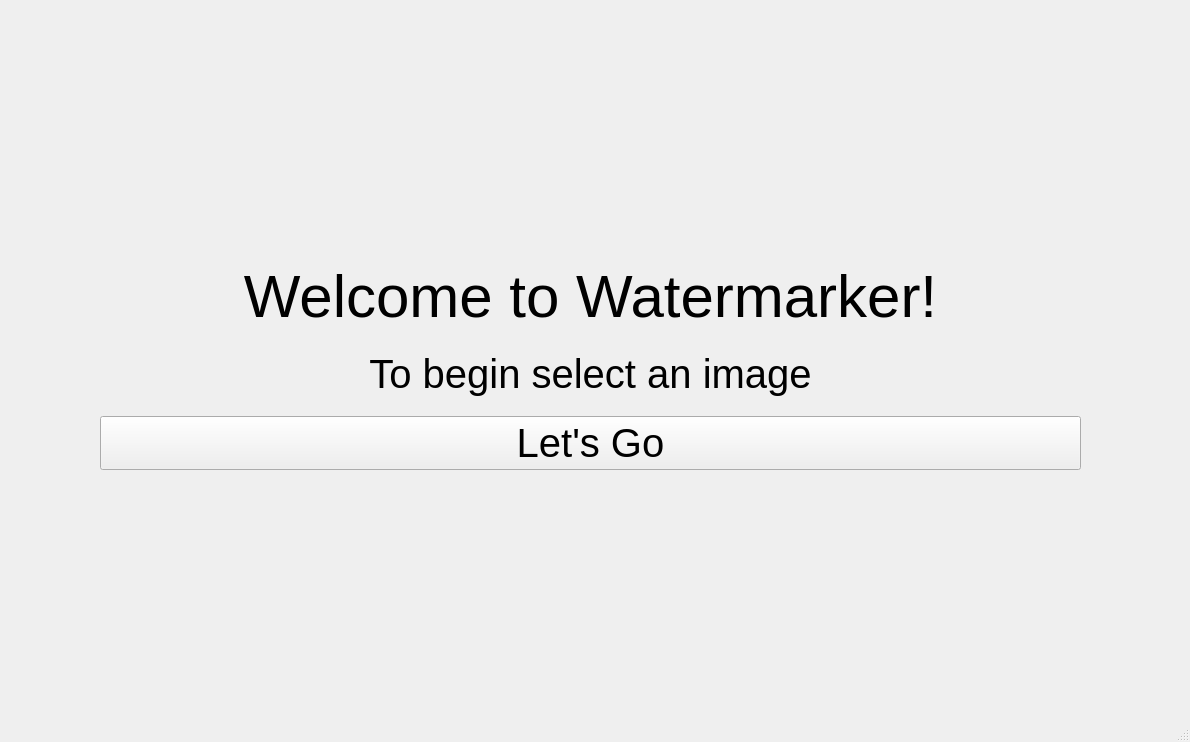
<?xml version="1.0" encoding="UTF-8"?>
<ui version="4.0">
 <class>MainWindow</class>
 <widget class="QMainWindow" name="MainWindow">
  <property name="geometry">
   <rect>
    <x>0</x>
    <y>0</y>
    <width>1190</width>
    <height>742</height>
   </rect>
  </property>
  <property name="windowTitle">
   <string>MainWindow</string>
  </property>
  <widget class="QWidget" name="centralwidget">
   <widget class="QStackedWidget" name="stackedWidget">
    <property name="geometry">
     <rect>
      <x>30</x>
      <y>10</y>
      <width>1151</width>
      <height>711</height>
     </rect>
    </property>
    <property name="currentIndex">
     <number>0</number>
    </property>
    <widget class="QWidget" name="page">
     <widget class="QWidget" name="layoutWidget">
      <property name="geometry">
       <rect>
        <x>70</x>
        <y>250</y>
        <width>981</width>
        <height>210</height>
       </rect>
      </property>
      <layout class="QVBoxLayout" name="verticalLayout_2">
       <item>
        <widget class="QLabel" name="label1_2">
         <property name="font">
          <font>
           <pointsize>45</pointsize>
          </font>
         </property>
         <property name="text">
          <string>Welcome to Watermarker!</string>
         </property>
         <property name="textFormat">
          <enum>Qt::PlainText</enum>
         </property>
         <property name="alignment">
          <set>Qt::AlignCenter</set>
         </property>
        </widget>
       </item>
       <item>
        <widget class="QLabel" name="label2_2">
         <property name="font">
          <font>
           <pointsize>30</pointsize>
          </font>
         </property>
         <property name="text">
          <string>To begin select an image</string>
         </property>
         <property name="textFormat">
          <enum>Qt::PlainText</enum>
         </property>
         <property name="alignment">
          <set>Qt::AlignCenter</set>
         </property>
        </widget>
       </item>
       <item>
        <widget class="QPushButton" name="Button1_2">
         <property name="font">
          <font>
           <pointsize>30</pointsize>
          </font>
         </property>
         <property name="text">
          <string>Let's Go</string>
         </property>
        </widget>
       </item>
      </layout>
     </widget>
    </widget>
    <widget class="QWidget" name="page_2">
     <widget class="QPushButton" name="commit_btn">
      <property name="geometry">
       <rect>
        <x>660</x>
        <y>650</y>
        <width>261</width>
        <height>31</height>
       </rect>
      </property>
      <property name="text">
       <string>Apply Changes</string>
      </property>
     </widget>
     <widget class="QLabel" name="label_2">
      <property name="geometry">
       <rect>
        <x>970</x>
        <y>190</y>
        <width>151</width>
        <height>31</height>
       </rect>
      </property>
      <property name="font">
       <font>
        <pointsize>16</pointsize>
       </font>
      </property>
      <property name="text">
       <string>Opacity</string>
      </property>
     </widget>
     <widget class="QLabel" name="label">
      <property name="geometry">
       <rect>
        <x>0</x>
        <y>0</y>
        <width>921</width>
        <height>641</height>
       </rect>
      </property>
      <property name="cursor">
       <cursorShape>CrossCursor</cursorShape>
      </property>
      <property name="mouseTracking">
       <bool>false</bool>
      </property>
      <property name="tabletTracking">
       <bool>false</bool>
      </property>
      <property name="text">
       <string>TextLabel</string>
      </property>
     </widget>
     <widget class="QPushButton" name="pushButton_2">
      <property name="geometry">
       <rect>
        <x>0</x>
        <y>650</y>
        <width>261</width>
        <height>31</height>
       </rect>
      </property>
      <property name="text">
       <string>Back</string>
      </property>
     </widget>
     <widget class="Line" name="line_2">
      <property name="geometry">
       <rect>
        <x>970</x>
        <y>80</y>
        <width>161</width>
        <height>20</height>
       </rect>
      </property>
      <property name="orientation">
       <enum>Qt::Horizontal</enum>
      </property>
     </widget>
     <widget class="QDial" name="dial">
      <property name="geometry">
       <rect>
        <x>1010</x>
        <y>220</y>
        <width>81</width>
        <height>81</height>
       </rect>
      </property>
     </widget>
     <widget class="Line" name="line">
      <property name="geometry">
       <rect>
        <x>920</x>
        <y>-10</y>
        <width>61</width>
        <height>711</height>
       </rect>
      </property>
      <property name="orientation">
       <enum>Qt::Vertical</enum>
      </property>
     </widget>
     <widget class="QLabel" name="label_3">
      <property name="geometry">
       <rect>
        <x>970</x>
        <y>10</y>
        <width>151</width>
        <height>31</height>
       </rect>
      </property>
      <property name="font">
       <font>
        <pointsize>16</pointsize>
       </font>
      </property>
      <property name="text">
       <string>Text</string>
      </property>
     </widget>
     <widget class="QLineEdit" name="lineEdit">
      <property name="geometry">
       <rect>
        <x>970</x>
        <y>50</y>
        <width>161</width>
        <height>22</height>
       </rect>
      </property>
      <property name="inputMask">
       <string/>
      </property>
      <property name="text">
       <string/>
      </property>
      <property name="placeholderText">
       <string>Write your text here</string>
      </property>
     </widget>
     <widget class="Line" name="line_3">
      <property name="geometry">
       <rect>
        <x>970</x>
        <y>180</y>
        <width>161</width>
        <height>20</height>
       </rect>
      </property>
      <property name="orientation">
       <enum>Qt::Horizontal</enum>
      </property>
     </widget>
     <widget class="QLabel" name="label_4">
      <property name="geometry">
       <rect>
        <x>970</x>
        <y>100</y>
        <width>161</width>
        <height>31</height>
       </rect>
      </property>
      <property name="font">
       <font>
        <pointsize>16</pointsize>
       </font>
      </property>
      <property name="text">
       <string>Color</string>
      </property>
     </widget>
     <widget class="QGraphicsView" name="graphicsView">
      <property name="geometry">
       <rect>
        <x>1090</x>
        <y>140</y>
        <width>41</width>
        <height>31</height>
       </rect>
      </property>
      <property name="styleSheet">
       <string notr="true">background-color:black</string>
      </property>
     </widget>
     <widget class="QPushButton" name="color_btn">
      <property name="geometry">
       <rect>
        <x>970</x>
        <y>140</y>
        <width>101</width>
        <height>31</height>
       </rect>
      </property>
      <property name="text">
       <string>Select Color</string>
      </property>
     </widget>
     <widget class="QSpinBox" name="opacity_box">
      <property name="geometry">
       <rect>
        <x>970</x>
        <y>300</y>
        <width>161</width>
        <height>22</height>
       </rect>
      </property>
     </widget>
     <widget class="Line" name="line_4">
      <property name="geometry">
       <rect>
        <x>970</x>
        <y>330</y>
        <width>161</width>
        <height>20</height>
       </rect>
      </property>
      <property name="orientation">
       <enum>Qt::Horizontal</enum>
      </property>
     </widget>
     <widget class="QLabel" name="font_label">
      <property name="geometry">
       <rect>
        <x>970</x>
        <y>340</y>
        <width>151</width>
        <height>31</height>
       </rect>
      </property>
      <property name="font">
       <font>
        <pointsize>16</pointsize>
       </font>
      </property>
      <property name="text">
       <string>Font</string>
      </property>
     </widget>
     <widget class="QPushButton" name="font_button">
      <property name="geometry">
       <rect>
        <x>970</x>
        <y>380</y>
        <width>151</width>
        <height>24</height>
       </rect>
      </property>
      <property name="text">
       <string>Select System Font</string>
      </property>
     </widget>
     <widget class="QPushButton" name="Custom_font_btn">
      <property name="geometry">
       <rect>
        <x>970</x>
        <y>430</y>
        <width>151</width>
        <height>24</height>
       </rect>
      </property>
      <property name="text">
       <string>Select Custom font</string>
      </property>
     </widget>
     <widget class="QRadioButton" name="radio_sys_font">
      <property name="geometry">
       <rect>
        <x>1130</x>
        <y>380</y>
        <width>20</width>
        <height>20</height>
       </rect>
      </property>
      <property name="text">
       <string/>
      </property>
     </widget>
     <widget class="QRadioButton" name="radio_custom_font">
      <property name="geometry">
       <rect>
        <x>1130</x>
        <y>430</y>
        <width>20</width>
        <height>20</height>
       </rect>
      </property>
      <property name="text">
       <string/>
      </property>
     </widget>
     <widget class="QSpinBox" name="custom_font_size">
      <property name="geometry">
       <rect>
        <x>1080</x>
        <y>460</y>
        <width>41</width>
        <height>22</height>
       </rect>
      </property>
     </widget>
     <widget class="QLabel" name="label_5">
      <property name="geometry">
       <rect>
        <x>970</x>
        <y>460</y>
        <width>111</width>
        <height>21</height>
       </rect>
      </property>
      <property name="font">
       <font>
        <pointsize>9</pointsize>
       </font>
      </property>
      <property name="text">
       <string>Custom Font Size</string>
      </property>
     </widget>
     <widget class="QGroupBox" name="groupBox">
      <property name="geometry">
       <rect>
        <x>970</x>
        <y>410</y>
        <width>181</width>
        <height>81</height>
       </rect>
      </property>
      <property name="title">
       <string>Custom Font</string>
      </property>
     </widget>
     <widget class="QPushButton" name="Renderbutton">
      <property name="geometry">
       <rect>
        <x>970</x>
        <y>650</y>
        <width>151</width>
        <height>31</height>
       </rect>
      </property>
      <property name="autoFillBackground">
       <bool>false</bool>
      </property>
      <property name="styleSheet">
       <string notr="true"/>
      </property>
      <property name="text">
       <string>Render image</string>
      </property>
     </widget>
     <widget class="Line" name="line_5">
      <property name="geometry">
       <rect>
        <x>970</x>
        <y>490</y>
        <width>161</width>
        <height>20</height>
       </rect>
      </property>
      <property name="orientation">
       <enum>Qt::Horizontal</enum>
      </property>
     </widget>
     <widget class="QLabel" name="font_label_2">
      <property name="geometry">
       <rect>
        <x>970</x>
        <y>500</y>
        <width>191</width>
        <height>31</height>
       </rect>
      </property>
      <property name="font">
       <font>
        <pointsize>16</pointsize>
       </font>
      </property>
      <property name="text">
       <string>Watermark Settings</string>
      </property>
     </widget>
     <widget class="QSpinBox" name="num_of_watermarks">
      <property name="geometry">
       <rect>
        <x>1080</x>
        <y>540</y>
        <width>41</width>
        <height>22</height>
       </rect>
      </property>
      <property name="minimum">
       <number>1</number>
      </property>
      <property name="maximum">
       <number>100</number>
      </property>
     </widget>
     <widget class="QLabel" name="label_6">
      <property name="geometry">
       <rect>
        <x>970</x>
        <y>540</y>
        <width>101</width>
        <height>21</height>
       </rect>
      </property>
      <property name="font">
       <font>
        <pointsize>9</pointsize>
       </font>
      </property>
      <property name="text">
       <string>Watermark Num</string>
      </property>
     </widget>
     <widget class="QLabel" name="label_7">
      <property name="geometry">
       <rect>
        <x>970</x>
        <y>570</y>
        <width>101</width>
        <height>21</height>
       </rect>
      </property>
      <property name="font">
       <font>
        <pointsize>9</pointsize>
       </font>
      </property>
      <property name="text">
       <string>Rows Num</string>
      </property>
     </widget>
     <widget class="QSpinBox" name="num_of_rows">
      <property name="geometry">
       <rect>
        <x>1080</x>
        <y>570</y>
        <width>41</width>
        <height>22</height>
       </rect>
      </property>
      <property name="minimum">
       <number>1</number>
      </property>
      <property name="maximum">
       <number>100</number>
      </property>
     </widget>
     <widget class="QSpinBox" name="watermark_rotation">
      <property name="geometry">
       <rect>
        <x>1080</x>
        <y>600</y>
        <width>41</width>
        <height>22</height>
       </rect>
      </property>
      <property name="maximum">
       <number>360</number>
      </property>
     </widget>
     <widget class="QLabel" name="label_8">
      <property name="geometry">
       <rect>
        <x>970</x>
        <y>600</y>
        <width>111</width>
        <height>21</height>
       </rect>
      </property>
      <property name="font">
       <font>
        <pointsize>9</pointsize>
       </font>
      </property>
      <property name="text">
       <string>Watermark Rotation</string>
      </property>
     </widget>
     <widget class="QPushButton" name="get_result">
      <property name="geometry">
       <rect>
        <x>330</x>
        <y>650</y>
        <width>261</width>
        <height>31</height>
       </rect>
      </property>
      <property name="text">
       <string>Get the Resulting image</string>
      </property>
     </widget>
     <zorder>groupBox</zorder>
     <zorder>commit_btn</zorder>
     <zorder>label_2</zorder>
     <zorder>label</zorder>
     <zorder>pushButton_2</zorder>
     <zorder>line_2</zorder>
     <zorder>dial</zorder>
     <zorder>line</zorder>
     <zorder>label_3</zorder>
     <zorder>lineEdit</zorder>
     <zorder>line_3</zorder>
     <zorder>label_4</zorder>
     <zorder>graphicsView</zorder>
     <zorder>color_btn</zorder>
     <zorder>opacity_box</zorder>
     <zorder>line_4</zorder>
     <zorder>font_label</zorder>
     <zorder>font_button</zorder>
     <zorder>Custom_font_btn</zorder>
     <zorder>radio_sys_font</zorder>
     <zorder>radio_custom_font</zorder>
     <zorder>custom_font_size</zorder>
     <zorder>label_5</zorder>
     <zorder>Renderbutton</zorder>
     <zorder>line_5</zorder>
     <zorder>font_label_2</zorder>
     <zorder>num_of_watermarks</zorder>
     <zorder>label_6</zorder>
     <zorder>label_7</zorder>
     <zorder>num_of_rows</zorder>
     <zorder>watermark_rotation</zorder>
     <zorder>label_8</zorder>
     <zorder>get_result</zorder>
    </widget>
   </widget>
  </widget>
  <widget class="QMenuBar" name="menubar">
   <property name="geometry">
    <rect>
     <x>0</x>
     <y>0</y>
     <width>1190</width>
     <height>22</height>
    </rect>
   </property>
  </widget>
  <widget class="QStatusBar" name="statusbar"/>
 </widget>
 <resources/>
 <connections/>
</ui>
